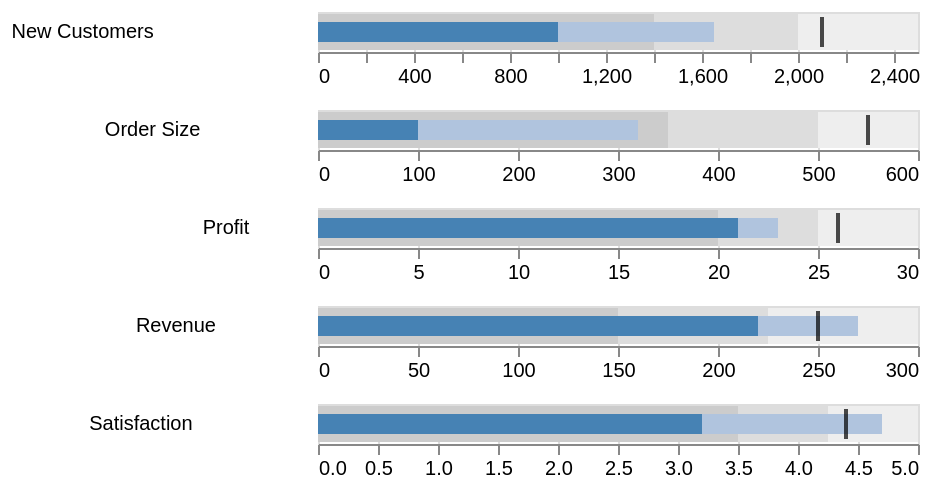

Write a Vega-Lite specification for this figure.
### Vega-Lite specification from a JSON file in a GitHub repository (floating-point values rounded to 4 significant figures)
{"$schema": "https://vega.github.io/schema/vega-lite/v5.json", "data": {"values": [{"title": "Revenue", "subtitle": "US$, in thousands", "ranges": [150, 225, 300], "measures": [220, 270], "markers": [250]}, {"title": "Profit", "subtitle": "%", "ranges": [20, 25, 30], "measures": [21, 23], "markers": [26]}, {"title": "Order Size", "subtitle": "US$, average", "ranges": [350, 500, 600], "measures": [100, 320], "markers": [550]}, {"title": "New Customers", "subtitle": "count", "ranges": [1400, 2000, 2500], "measures": [1000, 1650], "markers": [2100]}, {"title": "Satisfaction", "subtitle": "out of 5", "ranges": [3.5, 4.25, 5], "measures": [3.2, 4.7], "markers": [4.4]}]}, "facet": {"row": {"field": "title", "type": "ordinal", "header": {"labelAngle": 0, "title": ""}}}, "spacing": 10, "spec": {"encoding": {"x": {"type": "quantitative", "scale": {"nice": false}, "title": null}}, "layer": [{"mark": {"type": "bar", "color": "#eee"}, "encoding": {"x": {"field": "ranges[2]"}}}, {"mark": {"type": "bar", "color": "#ddd"}, "encoding": {"x": {"field": "ranges[1]"}}}, {"mark": {"type": "bar", "color": "#ccc"}, "encoding": {"x": {"field": "ranges[0]"}}}, {"mark": {"type": "bar", "color": "lightsteelblue", "size": 10}, "encoding": {"x": {"field": "measures[1]"}}}, {"mark": {"type": "bar", "color": "steelblue", "size": 10}, "encoding": {"x": {"field": "measures[0]"}}}, {"mark": {"type": "tick", "color": "black"}, "encoding": {"x": {"field": "markers[0]"}}}]}, "resolve": {"scale": {"x": "independent"}}, "config": {"tick": {"thickness": 2}}}
